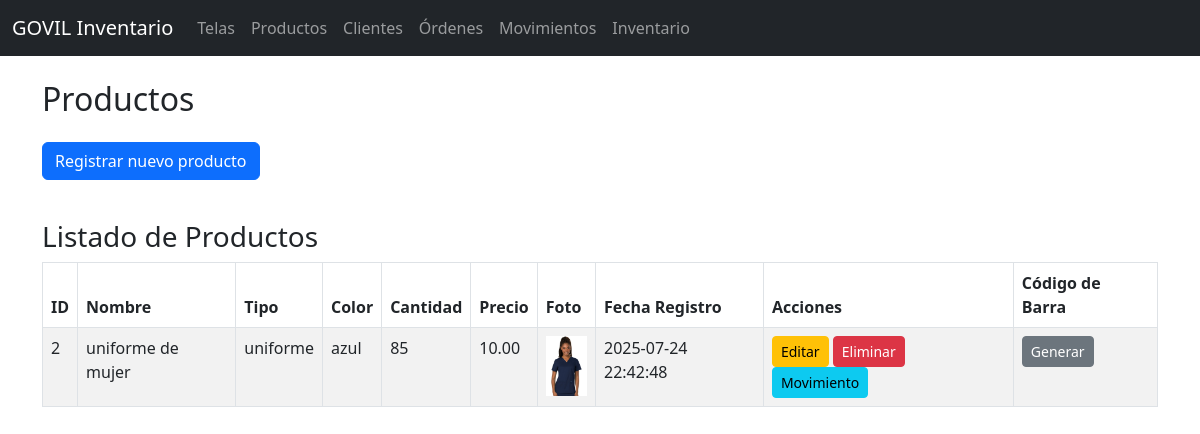
/pages/productos.php, run on the app's committed database.
### tables this page shows
CREATE TABLE `productos` (
  `id` int(11) NOT NULL,
  `nombre` varchar(100) NOT NULL,
  `tipo` enum('uniforme','otro') DEFAULT 'uniforme',
  `color` varchar(50) DEFAULT NULL,
  `cantidad` int(11) NOT NULL,
  `precio` decimal(10,2) NOT NULL,
  `foto` varchar(255) DEFAULT NULL,
  `fecha_registro` datetime DEFAULT current_timestamp()
);

### pages/productos.php (the view, shortened to what this page needs)
<?php
include '../includes/header.php';
include '../includes/db.php';
$productos = $conn->query("SELECT * FROM productos ORDER BY fecha_registro DESC");
?>
<h2 class="mb-4">Productos</h2>
<button type="button" class="btn btn-primary mb-3" data-bs-toggle="modal" data-bs-target="#modalRegistroProducto">
  Registrar nuevo producto
</button>
<h3 class="mt-4">Listado de Productos</h3>
<div class="table-responsive">
  <table class="table table-bordered table-striped">
    <thead>
      <tr>
        <th>ID</th>
        <th>Nombre</th>
        <th>Tipo</th>
        <th>Color</th>
        <th>Cantidad</th>
        <th>Precio</th>
        <th>Foto</th>
        <th>Fecha Registro</th>
        <th>Acciones</th>
        <th>Código de Barra</th>
      </tr>
    </thead>
    <tbody>
      <?php $productos->data_seek(0); while($prod = $productos->fetch_assoc()): ?>
      <tr>
        <td><?= $prod['id'] ?></td>
        <td><?= htmlspecialchars($prod['nombre']) ?></td>
        <td><?= htmlspecialchars($prod['tipo']) ?></td>
        <td><?= htmlspecialchars($prod['color']) ?></td>
        <td><?= $prod['cantidad'] ?></td>
        <td><?= $prod['precio'] ?></td>
        <td>
          <?php if (!empty($prod['foto'])): ?>
            <img src="../img/<?= htmlspecialchars($prod['foto']) ?>" alt="Foto" style="max-width:60px; max-height:60px; cursor:pointer;" data-bs-toggle="modal" data-bs-target="#modalFotoProducto<?= $prod['id'] ?>">
          <?php else: ?>
            <span class="text-muted">Sin foto</span>
          <?php endif; ?>
        </td>
        <td><?= $prod['fecha_registro'] ?></td>
        <td>
          <button class="btn btn-sm btn-warning" data-bs-toggle="modal" data-bs-target="#modalEditar<?= $prod['id'] ?>">Editar</button>
          <button class="btn btn-sm btn-danger" data-bs-toggle="modal" data-bs-target="#modalEliminar<?= $prod['id'] ?>">Eliminar</button>
          <button class="btn btn-sm btn-info" data-bs-toggle="modal" data-bs-target="#modalMovimiento<?= $prod['id'] ?>">Movimiento</button>
        </td>
        <td>
          <button class="btn btn-sm btn-secondary" data-bs-toggle="modal" data-bs-target="#modalBarcode<?= $prod['id'] ?>">Generar</button>
        </td>
      </tr>
      <?php endwhile; ?>
    </tbody>
  </table>
</div>
<?php include '../includes/footer.php'; ?>

### data on the page
productos: id "2", nombre "uniforme de mujer", tipo "uniforme", color "azul", cantidad "85", precio "10.00", foto (picture), fecha_registro "2025-07-24 22:42:48"
